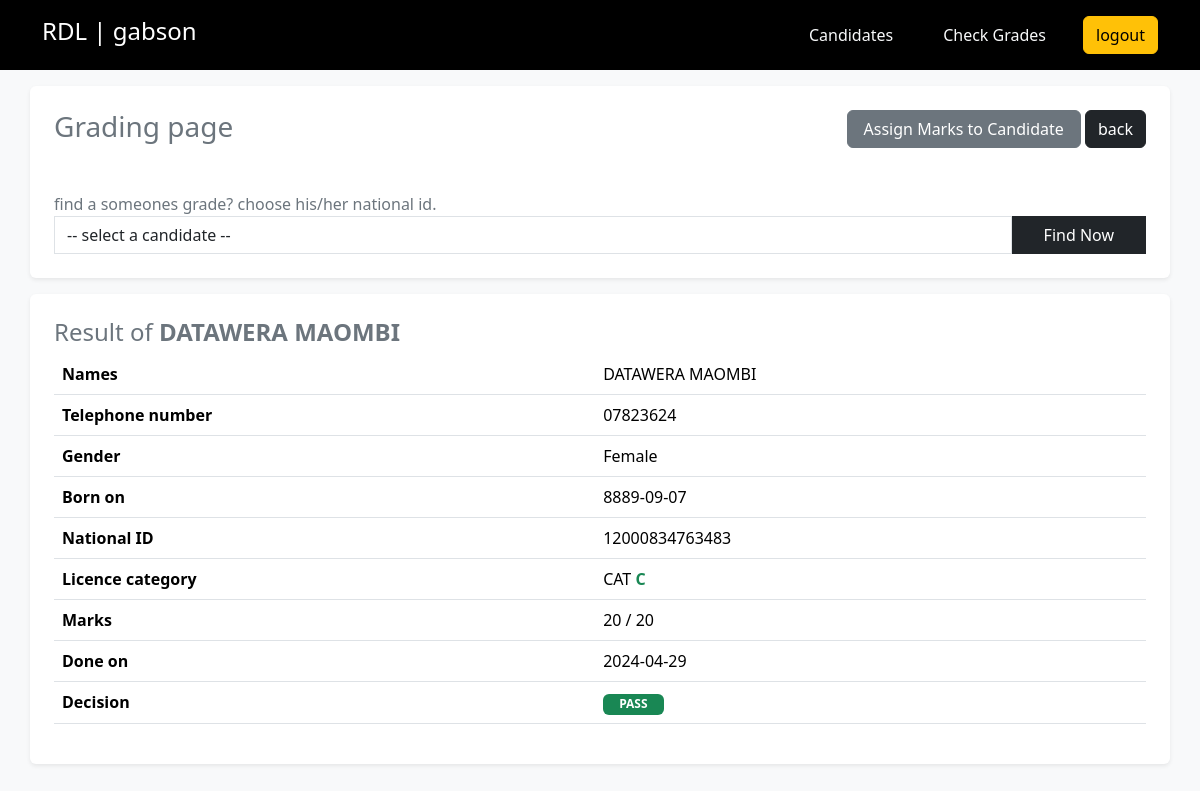
The app's page /admin/grades.php?candidateNID=12000834763483 (signed in) with its own data.
### tables this page shows
CREATE TABLE `grade` (
  `candidateNationalId` varchar(16) NOT NULL,
  `licenseExamCategory` text NOT NULL,
  `obtainedMarks` int(11) NOT NULL,
  `decision` text NOT NULL DEFAULT 'Fail' COMMENT 'Pass / Fail'
);

CREATE TABLE `candidate` (
  `candidateNationalId` varchar(16) NOT NULL,
  `firstName` text NOT NULL,
  `lastName` text NOT NULL,
  `gender` text NOT NULL,
  `dob` date NOT NULL DEFAULT current_timestamp(),
  `examDate` date NOT NULL DEFAULT current_timestamp(),
  `phoneNumber` varchar(10) NOT NULL
);

### admin/grades.php (the view, shortened to what this page needs)
<?php
require "../config/connection.php";
$user = $_SESSION['auth'];
$gradeResult = "";
if (isset($_GET['candidateNID'])) {
    $candidateId = $_GET['candidateNID'];
    $sql = "SELECT * FROM grade,candidate
    WHERE grade.candidateNationalId = candidate.candidateNationalId
    AND candidate.candidateNationalId= '$candidateId'";
    $gradeResult = $conn->query($sql)->fetch_object();
}
?>
<!DOCTYPE html>
<html lang="en">
<head>
    <link rel="stylesheet" href="..\bootstrap\css\bootstrap.min.css">
</head>
<body class="bg-light text-secondary">
    <div class="bg-black text-white">
        <div class="container d-flex align-items-center justify-content-between">
            <h4>RDL | <?php echo $user->adminName; ?> </h4>
            <ul class="d-flex align-items-center gap-4 mt-3 list-unstyled">
                <li>
                    <a href="index.php" class="btn btn-link text-light text-decoration-none">Candidates</a>
                </li>
                <li>
                    <a href="grades.php" class="btn btn-link text-light text-decoration-none">Check Grades</a>
                </li>
                <li>
                    <a href="../auth/logout.php" class="btn btn-warning">logout</a>
                </li>
            </ul>
        </div>
    </div>
    <div class="container my-3 bg-white rounded shadow-sm p-4">
        <div class="d-flex justify-content-between mb-4">
            <h3>Grading page</h3>
            <div>
                <a class="btn px-3  btn-secondary" href="assignGradeToCandidate.php">Assign Marks to Candidate</a>
                <a href="index.php" class="btn btn-dark">back</a>
            </div>
        </div>
        <div class="py-2">
        </div>
        <div class="form-group">
            <label>find a someones grade? choose his/her national id.</label>
            <form>
                <div class="d-flex">
                    <select required name="candidateNID" class="form-control rounded-0">
                        <option value="" disabled selected>-- select a candidate --</option>
                    </select>
                    <button class="btn btn-dark rounded-0" style="width: 150px;">Find Now</button>
                </div>
            </form>
        </div>
    </div>
    <?php
    if (isset($gradeResult) && $gradeResult != null) { ?>
        <div class="container my-3 bg-white rounded shadow-sm p-4">
            <h4>Result of <strong><?php echo $gradeResult->firstName, " ", $gradeResult->lastName ?></strong></h4>
            <table class="table">
                <tr>
                    <td class="fw-bold">Names</td>
                    <td>
                        <?php echo $gradeResult->firstName, " ", $gradeResult->lastName ?>
                    </td>
                </tr>
                <tr>
                    <td class="fw-bold">Telephone number</td>
                    <td>
                        <?php echo $gradeResult->phoneNumber ?>
                    </td>
                </tr>
                <tr>
                    <td class="fw-bold">Gender</td>
                    <td>
                        <?php echo $gradeResult->gender ?>
                    </td>
                </tr>
                <tr>
                    <td class="fw-bold">Born on</td>
                    <td>
                        <?php echo $gradeResult->dob ?>
                    </td>
                </tr>
                <tr>
                    <td class="fw-bold">National ID</td>
                    <td>
                        <?php echo $gradeResult->candidateNationalId ?>
                    </td>
                </tr>
                <tr>
                    <td class="fw-bold">Licence category</td>
                    <td>
                        CAT <strong class="fw-bold text-success"><?php echo $gradeResult->licenseExamCategory ?></strong>
                    </td>
                </tr>
                <tr>
                    <td class="fw-bold">Marks</td>
                    <td>
                        <?php echo $gradeResult->obtainedMarks ?> / 20
                    </td>
                </tr>
                <tr>
                    <td class="fw-bold">Done on</td>
                    <td>
                        <?php echo $gradeResult->examDate ?>
                    </td>
                </tr>
                <tr>
                    <td class="fw-bold">Decision</td>
                    <td>
                        <span class="badge px-3 text-uppercase <?php echo $gradeResult->decision == 'Pass' ? 'bg-success' : 'bg-danger' ?>"><?php echo $gradeResult->decision ?></span>
                    </td>
                </tr>
            </table>
        </div>
    <?php
    } else if ($gradeResult === null) {
    ?>
        <div class="container">
            <div class="alert alert-info">The selected candidates doesn't have any grade.</div>
        </div>
    <?php
    }
    ?>
</body>
</html>

### records on screen
grade: candidateNationalId.firstName "DATAWERA", candidateNationalId.lastName "MAOMBI", candidateNationalId.phoneNumber "07823624", candidateNationalId.gender "Female", candidateNationalId.dob "8889-09-07", candidateNationalId.candidateNationalId "12000834763483", licenseExamCategory "C", obtainedMarks "20", candidateNationalId.examDate "2024-04-29", decision "PASS"

### other values on screen
$user->adminName "gabson"
